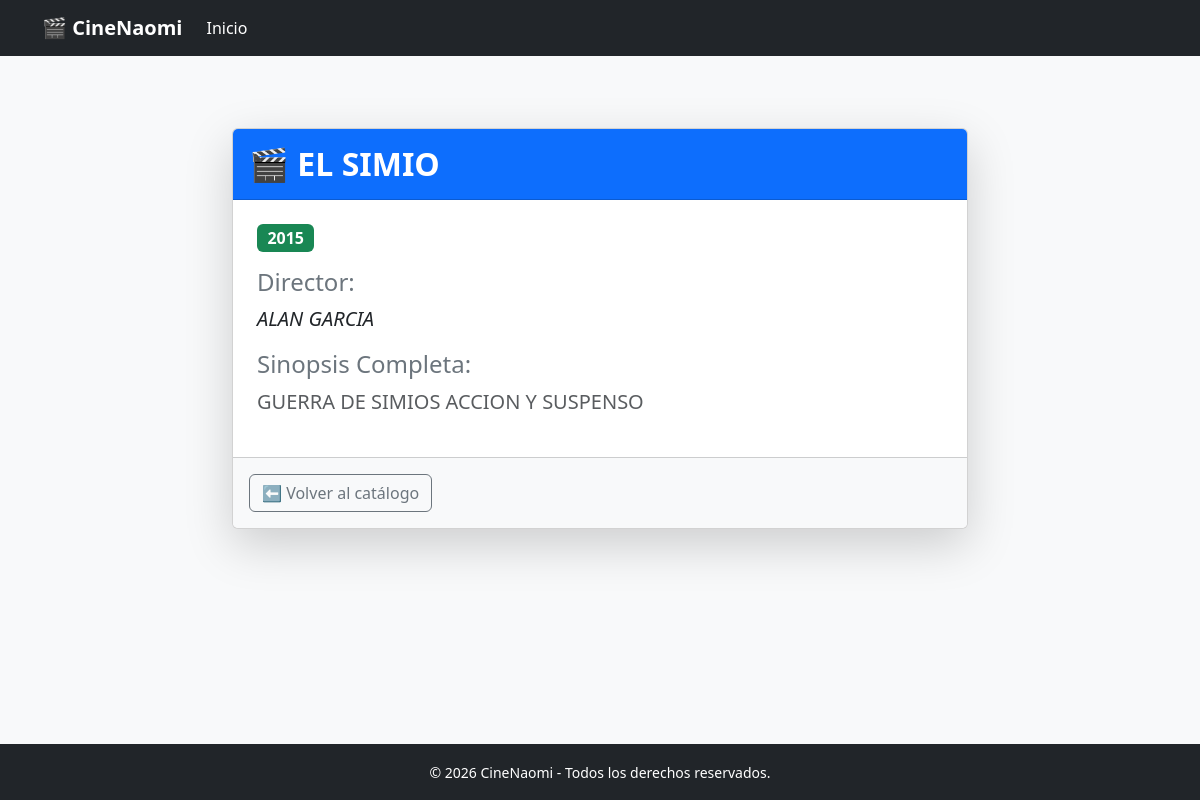
The app's page /pelicula/3/ with its own data.
### movies/models.py (models this page shows, shortened)
class Movie(models.Model):
    title = models.CharField(max_length=100)
    year = models.IntegerField()
    director= models.CharField(max_length=100 , null=True, blank=True)
    sinopsis= models.TextField(null=True, blank=True)

### movies/views.py (the view)
# urls.py: path('pelicula/<int:pk>/', views.pelicula_detalle, name='pelicula_detalle'),
def pelicula_detalle(request, pk):
    pelicula = get_object_or_404(Movie, pk=pk)
    return render(request, 'movies/detalles.html', {'movie': pelicula})

### movies/templates/movies/detalles.html (shortened to what this page needs)
{% extends "base.html" %}
{% block content %}
<div class="row justify-content-center mt-5">
    <div class="col-md-8">
        <div class="card shadow-lg">
            <div class="card-header bg-primary text-white py-3">
                <h2 class="mb-0 fw-bold">🎬 {{ movie.title }}</h2>
            </div>
            <div class="card-body p-4">
                <p class="mb-2">
                    <span class="badge bg-success fs-6">{{ movie.year }}</span>
                </p>
                <h4 class="text-secondary mt-3">Director:</h4>
                <p class="fs-5 text-dark"><em>{{ movie.director }}</em></p>
                <h4 class="text-secondary mt-3">Sinopsis Completa:</h4>
                <p class="fs-5 text-muted">
                    {{ movie.sinopsis|default:"No hay descripción disponible para esta película." }}
                </p>
            </div>
            <div class="card-footer bg-light d-flex justify-content-between py-3">
                <a href="{% url 'lista_movies' %}" class="btn btn-outline-secondary">
                    ⬅ Volver al catálogo
                </a>
            </div>
        </div>
    </div>
</div>
{% endblock %}

### movies/templates/base.html (style rules this page uses)
.sitio-web { min-height: 100vh; display: flex; flex-direction: column; }

### records on screen
Movie: title "EL SIMIO", year "2015", director "ALAN GARCIA", sinopsis "GUERRA DE SIMIOS ACCION Y SUSPENSO"
